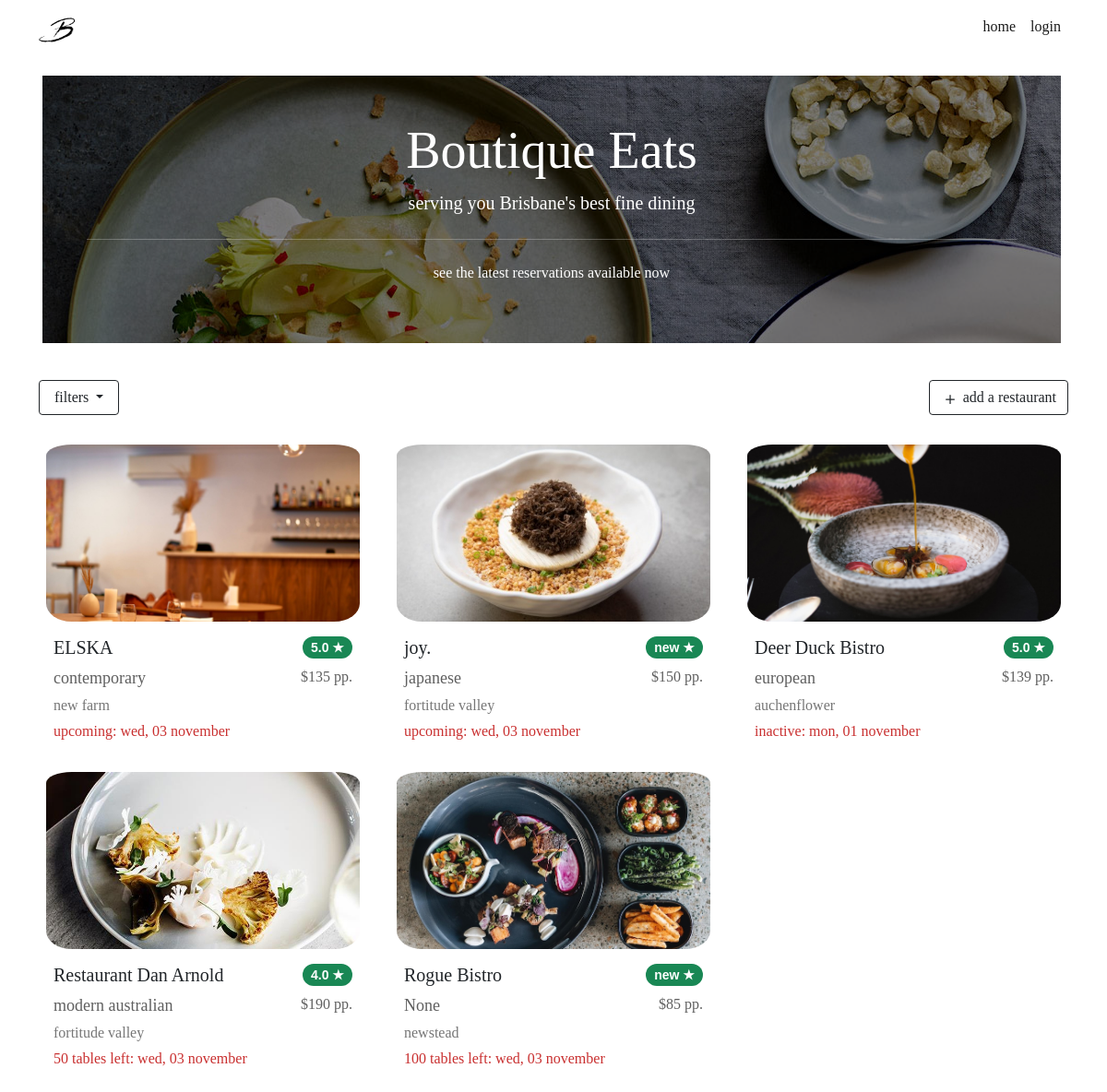
The page / on the database its author committed.
### website/models.py (models this page shows, shortened)
class Restaurant(db.Model):
    __tablename__ = 'restaurants'
    __table_args__ = {'extend_existing': True}
    restaurant_id = db.Column(db.Integer, primary_key=True)
    name = db.Column(db.String(100), nullable=False)
    street = db.Column(db.String(150), nullable=False)
    suburb = db.Column(db.String(50), nullable=False)
    max_reservations = db.Column(db.Integer)
    caption = db.Column(db.String(200), nullable=False)
    description = db.Column(db.String(400), nullable=False)
    price = db.Column(db.Integer)
    cuisine_type = db.Column(db.String(30), nullable=False)
    num_courses = db.Column(db.Integer, nullable=False)
    website = db.Column(db.String(400))
    image = db.Column(db.String(400), nullable=False)
    comments = db.relationship('Comment', backref='restaurant')
    statuses = db.relationship('RestaurantStatus', backref='restaurant')
    opening_hours = db.relationship('RestaurantOpeningHours', backref='restaurant')
    reservations = db.relationship('Reservation', backref='restaurant')
    user_id = db.Column(db.Integer, db.ForeignKey('users.id'))

class RestaurantStatus(db.Model):
    __tablename__ = 'restaurantstatuses'
    __table_args__ = {'extend_existing': True}
    restaurant_status_id = db.Column(db.Integer, primary_key=True)
    status = db.Column(db.String(100), nullable=False)
    at_time = db.Column(db.DateTime, default=datetime.now())
    restaurant_id = db.Column(db.Integer, db.ForeignKey('restaurants.restaurant_id'))

### website/views.py (the view)
@bp.route('/')
def index():
    filtered_form = FilterRestaurantsForm()
    restaurants = Restaurant.query.all()
    booking_space = []
    is_open_today = []
    for restaurant in restaurants:
        set_todays_status(restaurant)
        booking_space.append(restaurant_space(restaurant, date.today()))
        is_open_today.append(check_open_today(restaurant, date.today()))
    return render_template("index.html", restaurants=restaurants, filter_form = filtered_form, booking_space = booking_space, today=date.today(), is_open_today = is_open_today)

### website/views.py (called while the page is built)
def restaurant_space(restaurant, space_on_date):
    current_booking_quantity = 0
    for reservation in restaurant.reservations:
        if (reservation.reservation_time.date() == space_on_date):
            current_booking_quantity += reservation.quantity
    return restaurant.max_reservations - current_booking_quantity

def set_todays_status(restaurant):
    if restaurant.statuses[-1].status != "inactive":
        if restaurant.statuses[-1].at_time.date() != date.today():
            restaurant_status = RestaurantStatus(status="upcoming",
                                            restaurant=restaurant)
            db.session.add(restaurant_status)
            db.session.commit()

def check_open_today(restaurant, time_to_check):
    for day_tuple in restaurant.opening_hours:
        if (day_tuple.day_of_the_week.lower() == time_to_check.strftime("%A").lower()):
            return True
    return False

### website/templates/index.html (shortened to what this page needs)
{% extends 'base.html' %}
{% block content %}
<div class="container">
    <div class="row me-4 mt-auto">
        <div class="p-5 rounded-lg m-3"
            style="color: #ffffff; background: linear-gradient( rgba(0, 0, 0, 0.5), rgba(0, 0, 0, 0.5) ), url('../static/image/banner_many.jpg');">
            <h1 class="display-4 text-center">Boutique Eats</h1>
            <p class="lead text-center">serving you Brisbane's best fine dining</p>
            <hr class="my-4">
            <p class="text-center">see the latest reservations available now</p>
        </div>
    </div>
</div>
<div class="container">
    <div class="row mt-4 mb-2">
        <div class="col-6">
            <button class="btn btn-outline-dark dropdown-toggle px-3" type="button" data-bs-toggle="collapse"
                data-bs-target="#filterMenu" aria-expanded="false" aria-controls="filterMenu">
                filters
            </button>
        </div>
        <div class="col-6">
            <a class="btn btn-outline-dark float-end" href="{{url_for('main.createrestaurant')}}" role="button">
                <svg xmlns="http://www.w3.org/2000/svg" width="20" height="20" fill="currentColor" class="bi bi-plus"
                    viewBox="0 0 16 16">
                    <path
                        d="M8 4a.5.5 0 0 1 .5.5v3h3a.5.5 0 0 1 0 1h-3v3a.5.5 0 0 1-1 0v-3h-3a.5.5 0 0 1 0-1h3v-3A.5.5 0 0 1 8 4z" />
                </svg>
                add a restaurant
            </a>
        </div>
    </div>
</div>
<div class="container">
    <div class="row mt-3 mt-lg-4 mt-sm-4">
        {% for restaurant in restaurants %}
        <div class="col-lg-4 col-md-12 pb-5 pb-lg-2 pb-md-5 pb-sm-4">
            <div class="card">
                <img src="{{ restaurant.image }}" class="card-img-top px-2 pt-2" alt="{{ restaurant.name }}">
                <div class="card-body">
                    <div class="row">
                        <div class="col-6 col-lg-8 col-md-6">
                            <div class="card-title">
                                <h5>{{ restaurant.name }} </h5>
                            </div>
                        </div>
                        <div class="col-6 col-lg-4 col-md-6">
                            {% set average = [] %}
                            <span class="badge rounded-pill bg-success float-end">
                                {% if average|count > 0 %}
                                {{ average | sum / average | count}}
                                {% else %}
                                new
                                {% endif %}
                                &#9733;</span>
                        </div>
                    </div>
                    <div class="row">
                        <div class="col-8 col-lg-6">
                            <p class="card-text card-cuisine">
                                {{ restaurant.cuisine_type }}
                            </p>
                        </div>
                        <div class="col-4 col-lg-6 card-price">
                            ${{ restaurant.price }} pp.
                        </div>
                    </div>
                    <div class="row mt-1">
                        <div class="card-text card-location">
                            {{ restaurant.suburb }}
                        </div>
                    </div>
                    <div class="row mt-1">
                        <div class="card-text card-seats">
                            {% if restaurant.statuses[-1].status == "upcoming" %}
                            {% if is_open_today[loop.index - 1] %}
                            {{ booking_space[loop.index - 1] }} tables left:
                            {% else %}
                            {{ restaurant.statuses[-1].status }}:
                            {% endif %}
                            {% else %}
                            {{ restaurant.statuses[-1].status }}:
                            {% endif %}
                            {{restaurant.statuses[-1].at_time.strftime("%a, %d %B").lower() }}
                        </div>
                    </div>
                </div>
            </div>
        </div>
        {% endfor %}
    </div>
</div>
{% endblock %}

### website/templates/base.html (shortened to what this page needs)
<!DOCTYPE html>
<html lang="en">
<head>
    <link href="https://cdn.jsdelivr.net/npm/bootstrap@5.0.0-beta3/dist/css/bootstrap.min.css" rel="stylesheet"
>
    <link rel="stylesheet" href="../static/css/stylesheet.css">
</head>
<main>
    <body>
        <header>
            <nav class="navbar navbar-expand-sm navbar-light">
                <div class="container">
                    <a class="navbar-brand" href="{{url_for('main.index')}}">
                        <img src=" ../static/image/logo.png" width="40" height="40">
                    </a>
                    <div class="collapse navbar-collapse" id="navbarNavDropdown">
                        <div class="navbar-nav ms-auto mb-2">
                            <a class="nav-link active" href="{{url_for('main.index')}}">home</a>
                            {% if current_user.is_authenticated %}
                            <a class="nav-link disabled" tabindex="-1">welcome {{current_user.name}}</a>
                            <a class="nav-link active" href="{{url_for('main.bookings')}}">view booking history</a>
                            <a class="nav-item nav-link" href="{{ url_for('auth.logout') }}">log out</a>
                            {% else %}
                            <a class="nav-link active" href="{{url_for('auth.login')}}">login</a>
                            {% endif %}
                        </div>
                    </div>
                </div>
            </nav>
        </header>
        {% import "bootstrap/wtf.html" as wtf %}
        {% block content %}
        {% endblock %}
    </body>
</main>
</html>

### website/static/css/stylesheet.css (style rules this page uses)
body { font-family: Didot, Palatino, Perpetua, serif; }
.card { border-radius: 5%; border: none; }
.card-img-top { width: 100%; height: 25vh; object-fit: cover; border-radius: 10%; }
.card-title { font-weight: bold; }
.card-text { font-size: 18px; }
.card-seats { font-size: 16px; color: #c93030; }
.card-cuisine { text-align: left; color: #5f5f5f; }
.card-price { text-align: right; font-size: 16px; color: #5f5f5f; }
.card-location { text-align: left; font-size: 16px; color: #767676; }
span.badge { font-size: 14px; font-family: Candara, sans-serif; }

### rows shown on the page
Restaurant: image (picture), name "ELSKA", average "5.0", cuisine_type "contemporary", price "135", suburb "new farm", status "upcoming", at_time "wed, 03 november"
Restaurant: image (picture), name "joy.", shows "new", cuisine_type "japanese", price "150", suburb "fortitude valley", status "upcoming", at_time "wed, 03 november"
Restaurant: image (picture), name "Deer Duck Bistro", average "5.0", cuisine_type "european", price "139", suburb "auchenflower", status "inactive", at_time "mon, 01 november"
Restaurant: image (picture), name "Restaurant Dan Arnold", average "4.0", cuisine_type "modern australian", price "190", suburb "fortitude valley", booking_space "50", at_time "wed, 03 november"
Restaurant: image (picture), name "Rogue Bistro", shows "new", cuisine_type "None", price "85", suburb "newstead", max_reservations "100", at_time "wed, 03 november"
